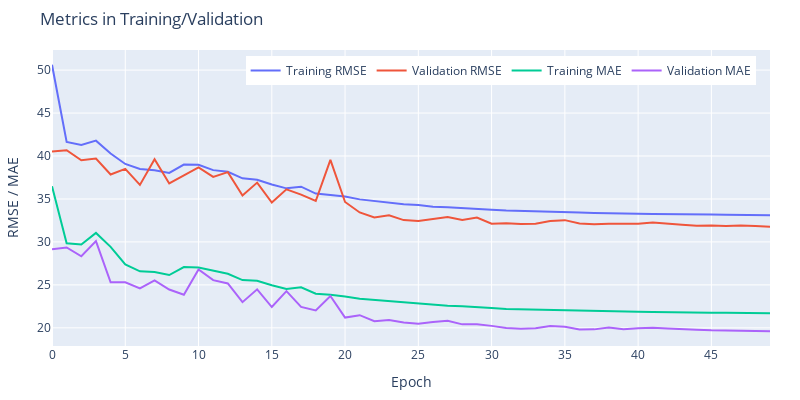

Notebook cell for this chart:
### Code cell
plotMetrics(train_history.history["root_mean_squared_error"], train_history.history["val_root_mean_squared_error"], train_history.history["mean_absolute_error"], train_history.history["val_mean_absolute_error"])
